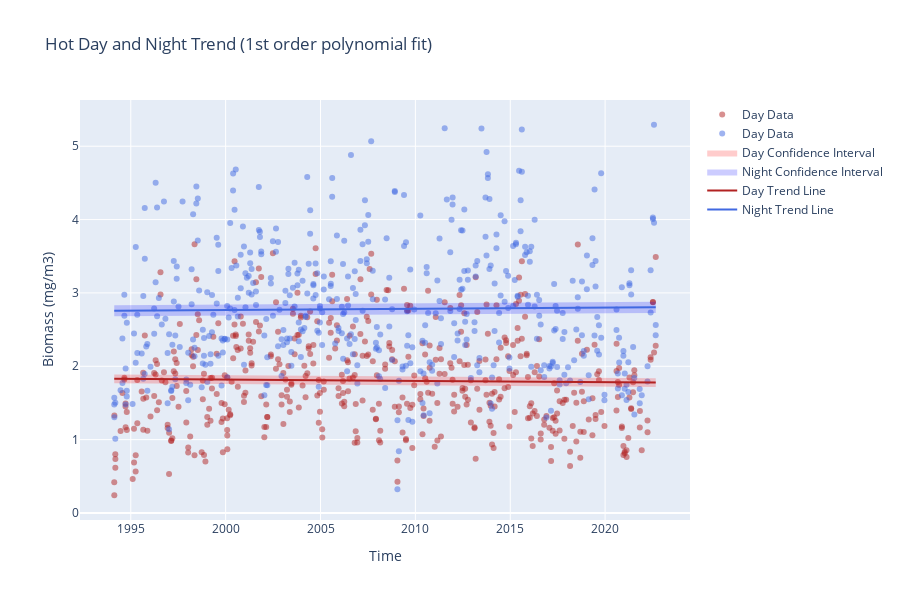

Notebook source saved alongside this figure:
### Code cell
confidence_level = 0.95
day_data = data["day"].mean(["latitude", "longitude"]).dropna("time", how="all")
night_data = data["night"].mean(["latitude", "longitude"]).dropna("time", how="all")

plot_trend(day_data, night_data, poly_order=1).update_layout(
    title=f"{station} Day and Night Trend (1st order polynomial fit)",
    xaxis_title="Time",
    yaxis_title="Biomass (mg/m3)",
).show()

### Figure 1 — Plotly figure (JSON) as saved in the notebook; plotly's stock layout.template omitted (floating-point values rounded to 4 significant figures; data arrays with more than 128 entries replaced by an {"elided": "..."} marker saying what was removed)
{"data": [{"marker": {"color": "firebrick", "opacity": 0.5}, "mode": "markers", "name": "Day Data", "type": "scatter", "x": {"elided": "482 str values"}, "y": {"elided": "482 float values"}}, {"marker": {"color": "royalblue", "opacity": 0.5}, "mode": "markers", "name": "Day Data", "type": "scatter", "x": {"elided": "486 str values"}, "y": {"elided": "486 float values"}}, {"fill": "toself", "fillcolor": "rgba(255, 0, 0, 0.2)", "line": {"color": "rgba(0, 0, 0, 0)"}, "name": "Day Confidence Interval", "type": "scatter", "x": {"elided": "964 str values"}, "y": {"elided": "964 float values"}}, {"fill": "toself", "fillcolor": "rgba(0, 0, 255, 0.2)", "line": {"color": "rgba(0, 0, 0, 0)"}, "name": "Night Confidence Interval", "type": "scatter", "x": {"elided": "972 str values"}, "y": {"elided": "972 float values"}}, {"line": {"color": "firebrick"}, "mode": "lines", "name": "Day Trend Line", "type": "scatter", "x": {"elided": "482 str values"}, "y": {"elided": "482 float values"}}, {"line": {"color": "royalblue"}, "mode": "lines", "name": "Night Trend Line", "type": "scatter", "x": {"elided": "486 str values"}, "y": {"elided": "486 float values"}}], "layout": {"height": 600, "title": {"text": "Hot Day and Night Trend (1st order polynomial fit)"}, "xaxis": {"title": {"text": "Time"}}, "yaxis": {"title": {"text": "Biomass (mg/m3)"}}}}
